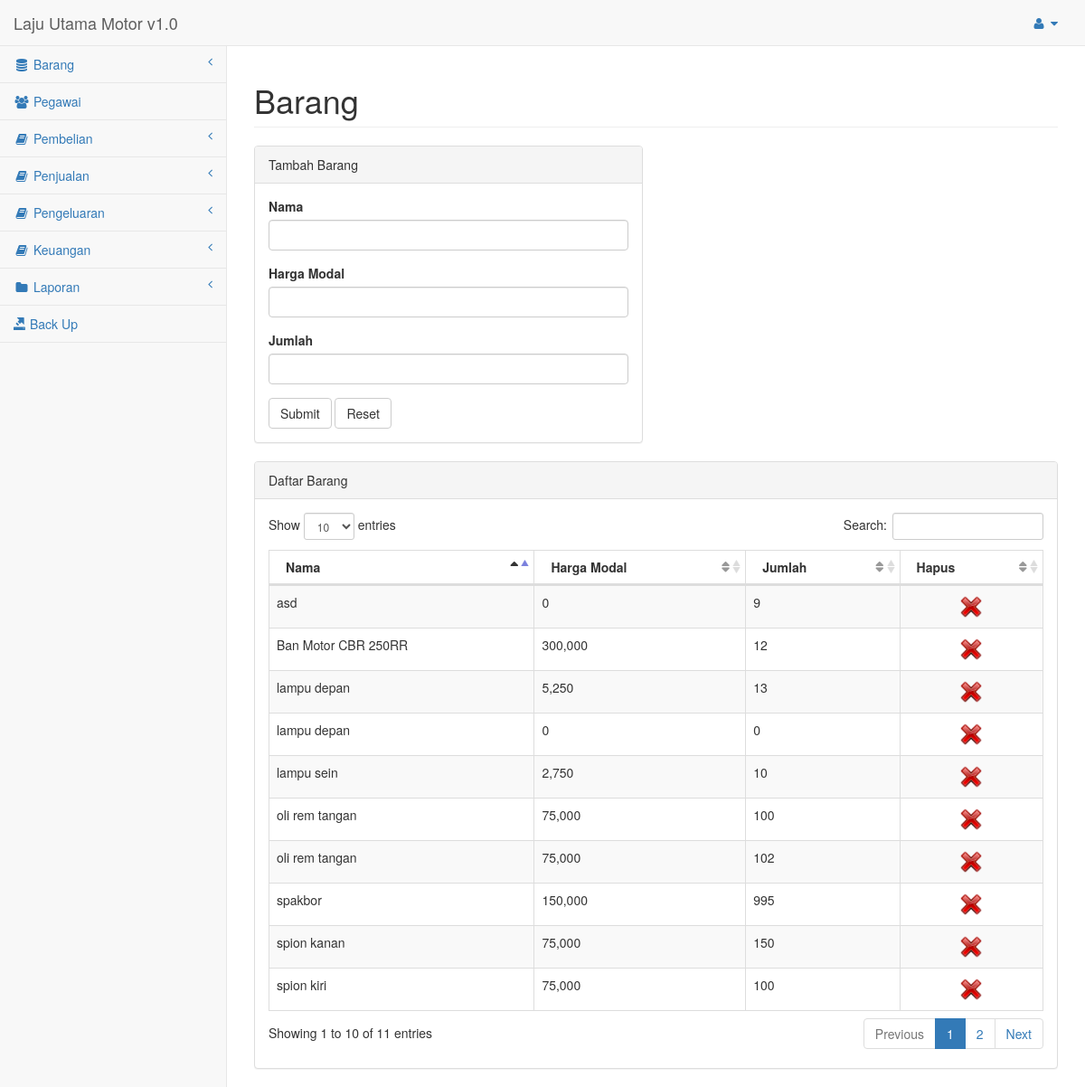
/barang (signed in), run on the app's committed database.
### tables this page shows
CREATE TABLE `barang` (
  `ID` int(11) NOT NULL,
  `Nama` varchar(50) NOT NULL,
  `Modal` decimal(10,0) NOT NULL,
  `Jumlah` int(11) NOT NULL
);

### application/controllers/Barang.php (called while the page is built, shortened)
<?php
class Barang extends MY_Controller {
	function __construct() {
		$this->load->model('Barang_model');
	}
	public function index($action = NULL) {
		if($action != NULL)
		{
			if($action == 'insert')
			{
				$nama = $_POST['nama'];
				$modal = $_POST['modal'];
				$jumlah = $_POST['jumlah'];
				$this->Barang_model->add_barang($nama, $modal, $jumlah);
				redirect('/barang/', 'refresh');
			}
		}
		else
		{
			$this->data['result'] = $this->Barang_model->get_barang();
			$this->load->view('barang/view',$this->data);
		}
	}
}

### index.php (called while the page is built, shortened)
<?php
require_once BASEPATH.'core/CodeIgniter.php';

### application/models/Barang_model.php (called while the page is built, shortened)
<?php if (!defined('BASEPATH'))
class Barang_model extends CI_Model {
	public function get_barang($id = NULL)
	{
		if( $id != NULL ) {
			$query = $this->db->get_where('barang', array('ID' => $id));
			$result = $query->result();
		}
		else {
			$query = $this->db->get('barang');
			$result = $query->result();
		}
		return $result;
	}
}
?>

### application/views/barang/view.php (the view, shortened to what this page needs)
<?php
    $this->load->view('header');
    $baseUrl = $this->config->item('base_url');
?>
        <div id="page-wrapper">
            <div class="row">
                <div class="col-lg-12">
                    <h1 class="page-header">Barang</h1>
                </div>
            </div>
            <div class="row">
                <div class="col-lg-6">
                    <div class="panel panel-default">
                        <div class="panel-heading">
                            Tambah Barang
                        </div>
                        <div class="panel-body">
                            <div class="table-responsive">
                                <form id="addItemForm" action="<?= $baseUrl ?>barang/index/insert" method="post" role="form">
                                    <div class="form-group">
                                        <label>Nama</label>
                                        <input class="form-control" id="nama" name="nama" >
                                    </div>
                                    <div class="form-group">
                                        <label>Harga Modal</label>
                                        <input class="form-control" id="modal" name="modal" >
                                    </div>
                                    <div class="form-group">
                                        <label>Jumlah</label>
                                        <input class="form-control" id="jumlah" name="jumlah" >
                                    </div>
                                    <button type="submit" class="btn btn-default">Submit</button>
                                    <button type="reset" class="btn btn-default">Reset</button>
                                </form>
                            </div>
                        </div>
                    </div>
                </div>
            </div>
            <div class="row">
                <div class="col-lg-12">
                    <div class="panel panel-default">
                        <div class="panel-heading">
                            Daftar Barang
                        </div>
                        <?php
                            if (!empty($result)){
                        ?>
                        <div class="panel-body">
                            <table width="100%" class="table table-striped table-bordered table-hover" id="dataTables-example">
                                <thead>
                                    <tr>
                                        <th >Nama</th>
                                        <th >Harga Modal</th>
                                        <th >Jumlah</th>
                                        <th >Hapus</th>
                                    </tr>
                                </thead>
                                <tbody>
                                    <?php
                                        $count = 1;
                                        foreach($result as $res){
                                            if($count%2 == 0) {
                                                $class = "even";
                                            }
                                            else {
                                                $class = "odd";
                                            }
                                            echo '<tr class="'.$class.'">';
                                                echo '<td>';
                                                echo $res->Nama;
                                                echo "</td>";
                                                echo '<td>';
                                                echo number_format($res->Modal);
                                                echo "</td>";
                                                echo '<td>';
                                                echo $res->Jumlah;
                                                echo "</td>";
                                                echo '<td style="text-align:center">';
                                                echo '<a href="#" onClick="return confirmDelete('.$res->ID.')" >';
                                                echo '<img src="'.$baseUrl.'assets/images/delete.png" alt="delete" height="30" width="30" >';
                                                echo '</a>';
                                                echo "</td>";
                                            echo "</tr>";
                                            $count++;
                                        }
                                    ?>
                                </tbody>
                            </table>
                        </div>
                        <?php
                            }
                        ?>
                    </div>
                </div>
            </div>
        </div>
    </div>
<?php
    $this->load->view('footer');
?>

### application/views/header.php (shortened to what this page needs)
<?php
	$baseUrl = $this->config->item('base_url');
?>
<!DOCTYPE html>
<html lang="en">
<head>
    <link rel="stylesheet" href="//code.jquery.com/ui/1.12.0/themes/base/jquery-ui.css">
    <link href="<?php echo base_url(); ?>assets/vendor/bootstrap/css/bootstrap.min.css" rel="stylesheet">
    <link href="<?php echo base_url(); ?>assets/vendor/metisMenu/metisMenu.min.css" rel="stylesheet">
    <link href="<?php echo base_url(); ?>assets/dist/css/sb-admin-2.css" rel="stylesheet">
    <link href="<?php echo base_url(); ?>assets/vendor/font-awesome/css/font-awesome.min.css" rel="stylesheet" type="text/css">
    <link href="<?php echo base_url(); ?>assets/vendor/datatables-plugins/dataTables.bootstrap.css" rel="stylesheet">
    <link href="<?php echo base_url(); ?>assets/vendor/datatables-responsive/dataTables.responsive.css" rel="stylesheet">
</head>
<body>
    <div id="wrapper">
        <nav class="navbar navbar-default navbar-static-top" role="navigation" style="margin-bottom: 0">
            <div class="navbar-header">
                <a class="navbar-brand" href="<?= $baseUrl ?>">Laju Utama Motor v1.0</a>
            </div>
            <ul class="nav navbar-top-links navbar-right">
                <li class="dropdown">
                    <a class="dropdown-toggle" data-toggle="dropdown" href="#">
                        <i class="fa fa-user fa-fw"></i> <i class="fa fa-caret-down"></i>
                    </a>
                </li>
            </ul>
            <div class="navbar-default sidebar" role="navigation">
                <div class="sidebar-nav navbar-collapse">
                    <ul class="nav" id="side-menu">
                        <li>
                            <a href="#"><i class="fa fa-database fa-fw"></i> Barang<span class="fa arrow"></span></a>
                        </li>
                        <li>
                            <a href="<?= $baseUrl ?>pegawai"><i class="fa fa-users fa-fw"></i> Pegawai</a>
                        </li>
                        <li>
                            <a href="#"><i class="fa fa-book fa-fw"></i> Pembelian<span class="fa arrow"></span></a>
                        </li>
                        <li>
                            <a href="#"><i class="fa fa-book fa-fw"></i> Penjualan<span class="fa arrow"></span></a>
                        </li>
                        <li>
                            <a href="#"><i class="fa fa-book fa-fw"></i> Pengeluaran<span class="fa arrow"></span></a>
                        </li>
                        <li>
                            <a href="#"><i class="fa fa-book fa-fw"></i> Keuangan<span class="fa arrow"></span></a>
                        </li>
                        <li>
                            <a href="#"><i class="fa fa-folder fa-fw"></i> Laporan<span class="fa arrow"></span></a>
                        </li>
                        <li>
                            <a href="<?= $baseUrl ?>home/back_up"><i class="glyphicon glyphicon-export"></i> Back Up</a>
                        </li>
                    </ul>
                </div>
            </div>
        </nav>

### data on the page
barang: Nama "Ban Motor CBR 250RR", Modal "300,000", Jumlah "12"
barang: Nama "lampu depan", Modal "5,250", Jumlah "13"
barang: Nama "lampu sein", Modal "2,750", Jumlah "10"
barang: Nama "spakbor", Modal "150,000", Jumlah "995"
barang: Nama "spion kiri", Modal "75,000", Jumlah "100"
barang: Nama "spion kanan", Modal "75,000", Jumlah "150"
barang: Nama "oli rem tangan", Modal "75,000", Jumlah "100"
barang: Nama "oli rem tangan", Modal "75,000", Jumlah "102"
barang: Nama "asd", Modal "0", Jumlah "9"
barang: Nama "lampu depan", Modal "0", Jumlah "0"
